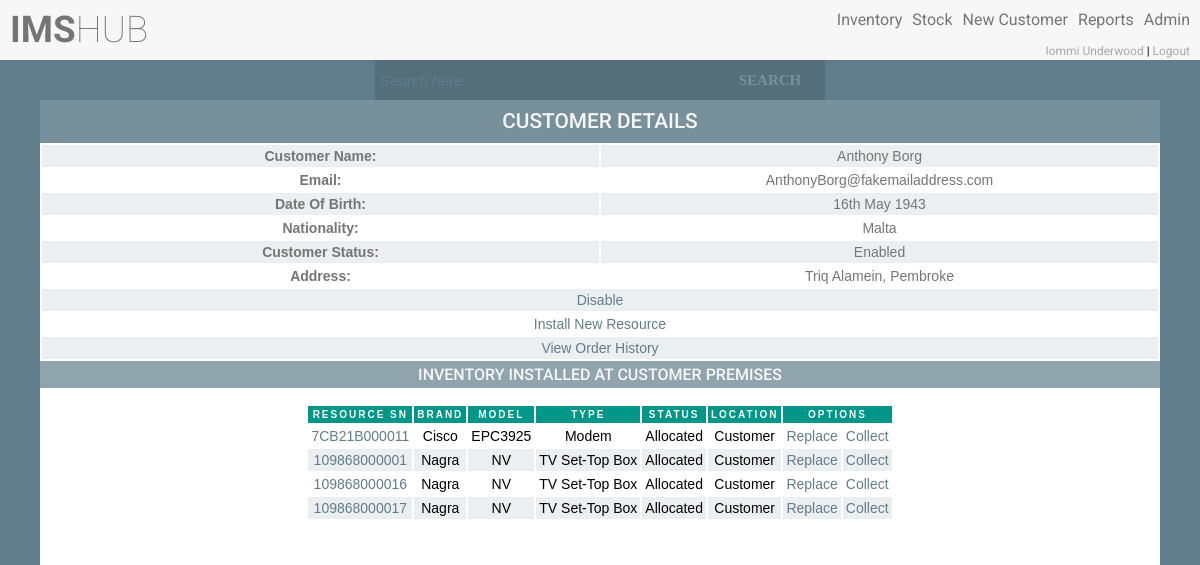
Page /viewCustomerDetails.php?id=90 (signed in) on the committed database.
### tables this page shows
CREATE TABLE `users` (
  `uid` int(11) NOT NULL AUTO_INCREMENT,
  `name` varchar(50) NOT NULL,
  `surname` varchar(50) NOT NULL,
  `email` varchar(50) NOT NULL,
  `username` varchar(30) NOT NULL,
  `password` varchar(100) NOT NULL,
  `salt` varchar(32) NOT NULL,
  `user_type_id` int(11) NOT NULL,
  `user_status_id` int(11) NOT NULL,
  `resource_location_id` int(11) DEFAULT NULL,
  PRIMARY KEY (`uid`),
  UNIQUE KEY `uq_email` (`email`),
  UNIQUE KEY `uq_username` (`username`),
  KEY `fk_user_type_id` (`user_type_id`),
  KEY `fk_user_status_id` (`user_status_id`),
  CONSTRAINT `fk_user_status_id` FOREIGN KEY (`user_status_id`) REFERENCES `user_statuses` (`user_status_id`),
  CONSTRAINT `fk_user_type_id` FOREIGN KEY (`user_type_id`) REFERENCES `user_types` (`user_type_id`)
);

CREATE TABLE `customer_accounts` (
  `customer_account_id` int(11) NOT NULL AUTO_INCREMENT,
  `customer_name` varchar(50) NOT NULL,
  `customer_surname` varchar(50) NOT NULL,
  `customer_email` varchar(100) NOT NULL,
  `customer_dob` date NOT NULL,
  `street_id` int(11) NOT NULL,
  `town_id` int(11) NOT NULL,
  `nationality_id` int(11) NOT NULL,
  `customer_account_status_id` int(11) NOT NULL,
  PRIMARY KEY (`customer_account_id`),
  UNIQUE KEY `uq_customer_email` (`customer_email`),
  KEY `fk_nationality_id` (`nationality_id`),
  KEY `fk_customer_account_status_id` (`customer_account_status_id`),
  KEY `ix_name` (`customer_name`),
  KEY `ix_surname` (`customer_surname`),
  KEY `fk_street_id_idx` (`street_id`),
  CONSTRAINT `fk_customer_account_status_id` FOREIGN KEY (`customer_account_status_id`) REFERENCES `customer_account_statuses` (`customer_account_status_id`),
  CONSTRAINT `fk_nationality_id` FOREIGN KEY (`nationality_id`) REFERENCES `nationalities` (`nationality_id`)
);

CREATE TABLE `nationalities` (
  `nationality_id` int(11) NOT NULL AUTO_INCREMENT,
  `nationality` varchar(50) NOT NULL,
  PRIMARY KEY (`nationality_id`),
  UNIQUE KEY `uq_nationality` (`nationality`)
);

CREATE TABLE `customer_account_statuses` (
  `customer_account_status_id` int(11) NOT NULL AUTO_INCREMENT,
  `customer_account_status` varchar(50) NOT NULL,
  PRIMARY KEY (`customer_account_status_id`),
  UNIQUE KEY `uq_customer_account_status` (`customer_account_status`)
);

### classes/customer.php (the view, shortened to what the rows shown need)
<?php
class customer
{
    private $_db,
        $_data;
    public function __construct($user = null){
        $this->_db = db::getInstance();
    }
            ?>
            <?php
    public function getCustomerDetails($customerId){
        $sql = "SELECT
                    CONCAT(ca.customer_name,
                            ' ',
                            ca.customer_surname) AS fullName,
                    ca.customer_email,
                    DATE_FORMAT(ca.customer_dob, '%D %b %Y') AS customer_dob,
                    n.nationality,
                    ca.customer_account_status_id,
                    cas.customer_account_status,
                    CONCAT(s.street_name, ', ', t.town_name) AS address
                FROM
                    ims.customer_accounts ca
                        INNER JOIN
                    ims.nationalities n ON ca.nationality_id = n.nationality_id
                        INNER JOIN
                    ims.customer_account_statuses cas ON ca.customer_account_status_id = cas.customer_account_status_id
                        INNER JOIN
                    ims.towns t ON ca.town_id = t.town_id
                        INNER JOIN
                    ims.streets s ON ca.street_id = s.street_id
                WHERE
                    ca.customer_account_id = {$customerId}";
        $get = $this->_db->query($sql);
        if (!$get->count()) {
            echo 'could not get data';
        } else {
            foreach ($get->results() as $c) {
                $fullName = escape($c->fullName);
                $email = escape($c->customer_email);
                $dob = escape($c->customer_dob);
                $nationality = escape($c->nationality);
                $customerStatusId = escape($c->customer_account_status_id);
                $customerStatus = escape($c->customer_account_status);
                $address = escape($c->address);
            }
            ?>
            <div class="separator">
                <h1>Customer Details</h1>
            </div>
            <table class="ctable">
                <tr>
                    <td><b>Customer Name: </b></td>
                    <td><?php echo $fullName; ?></td>
                </tr>
                <tr>
                    <td><b>Email: </b></td>
                    <td><?php echo $email; ?></td>
                </tr>
                <tr>
                    <td><b>Date Of Birth: </b></td>
                    <td><?php echo $dob; ?></td>
                </tr>
                <tr>
                    <td><b>Nationality: </b></td>
                    <td><?php echo $nationality; ?></td>
                </tr>
                <tr>
                    <td><b>Customer Status: </b></td>
                    <td><?php echo $customerStatus; ?></td>
                </tr>
                <tr>
                    <td><b>Address: </b></td>
                    <td><?php echo $address; ?></td>
                </tr>
                <?php
                $user = new user();
                    ?>
                <?php
                if ($customerStatusId == 1){
                    if ($user->hasPermission('changeCustomerStatus') || $user->hasPermission('allAccess')) {
                        ?>
                        <tr>
                            <td colspan="2"><a href="changeCustomerStatus.php?id=<?php echo $customerId; ?>&statusId=2">Disable</a></td>
                        </tr>
                        <?php
                    }
                }
                ?>
                <tr>
                    <td colspan="2"><a href="viewCustomerDetails.php?id=<?php echo $customerId; ?>&installResource">Install New Resource</a></td>
                </tr>
                <tr>
                    <td colspan="2"><a href="viewOrders.php?id=<?php echo $customerId; ?>">View Order History</a></td>
                </tr>
            </table>
            <?php
        }
    }
    public function getInventoryCPE($customerId) {
        ?>
        <div class="separator">
            <h2>Inventory installed at customer premises</h2>
        </div>
        <?php
        $sql = "SELECT
                    r.resource_id,
                    r.resource_unique_value,
                    rm.resource_model,
                    rt.resource_type_id,
                    rt.resource_type,
                    rb.resource_brand,
                    rs.resource_status,
                    rl.resource_location_name,
                    ca.customer_account_status_id
                FROM
                    ims.resources r
                        INNER JOIN
                    ims.resource_models rm ON r.resource_model_id = rm.resource_model_id
                        INNER JOIN
                    ims.resource_brands rb ON rm.resource_brand_id = rb.resource_brand_id
                        INNER JOIN
                    ims.resource_types rt ON r.resource_type_id = rt.resource_type_id
                        INNER JOIN
                    ims.resource_statuses rs ON r.resource_status_id = rs.resource_status_id
                        INNER JOIN
                    ims.resource_locations rl ON r.resource_location_id = rl.resource_location_id
                        INNER JOIN
                    ims.customer_accounts ca ON r.customer_account_id = ca.customer_account_id
                WHERE
                    r.customer_account_id = {$customerId}
                        AND r.resource_status_id = 2
                        AND r.resource_location_id = 7";
        $get = $this->_db->query($sql);
        if (!$get->count()) {
        } else {
            foreach ($get->results() as $r) {
                $customerStatusId = escape($r->customer_account_status_id);
            }
            ?>
            <div class="center-table">
                <table>
                    <tr>
                        <th>Resource SN</th>
                        <th>Brand</th>
                        <th>Model</th>
                        <th>Type</th>
                        <th>Status</th>
                        <th>Location</th>
                        <?php
                        if ($customerStatusId == 1) {
                            echo '<th colspan="2">Options</th>';
                        } elseif ($customerStatusId == 2){
                            echo '<th>Options</th>';
                        }
                        ?>
                    </tr>
                </table>
            </div>
            <?php
        }
    }
}

### header.php (shortened to what the rows shown need)
<?php
$user = new user();
if ($user->isLoggedIn()) {
    $name = escape($user->data()->name);
    $surname = escape($user->data()->surname);
    ?>
    <!DOCTYPE html>
    <html>
    <head>
        <link rel='stylesheet prefetch'
              href='http://ajax.googleapis.com/ajax/libs/jqueryui/1.11.2/themes/smoothness/jquery-ui.css'>
        <link rel="stylesheet" href="//code.jquery.com/ui/1.12.1/themes/base/jquery-ui.css">
        <link rel="stylesheet" href="css/style.css">
    </head>
    <body>
    <div class="width-height">
        <div class="fixheader">
            <div class="header">
                <div class="logo">
                    <?php
                    if ($user->hasPermission('access') || $user->hasPermission('allAccess')) {
                        echo '<h1 class="header-heading"><a href="main.php"><strong>IMS</strong>HUB</a></h1>';
                    }
                    ?>
                </div>
                <div class="menu">
                    <ul class="nav">
                        <?php
                        if ($user->hasPermission('access') || $user->hasPermission('allAccess')) {
                            echo '<br><div  class="user">
                                    <a href="profile.php">' . $name . ' ' . $surname . '</a>
                                    |
                                    <a href="logout.php">Logout</a>
                                  </div>';
                        }
                        ?>
                    </ul>
                </div>
            </div>
        </div>
    </body>
    </html>
    <?php
} else {
    $hash = new hash();
    redirect::to('index.php?' . hash::sha256('nologin' . $hash->getSalt()));
}
?>

### rows in the picture
users: name "Iommi", surname "Underwood"
customer_accounts: customer_email "AnthonyBorg@fakemailaddress.com", nationality.nationality "Malta", customer_account_status.customer_account_status "Enabled"

### other values in the picture
$fullName "Anthony Borg"
$dob "16th May 1943"
$address "Triq Alamein, Pembroke"
$resourceUniqueValue "7CB21B000011"
$resourceBrand "Cisco"
$resourceModel "EPC3925"
$resourceType "Modem"
$resourceStatus "Allocated"
$resourceLocation "Customer"
$resourceUniqueValue "109868000001"
$resourceBrand "Nagra"
$resourceModel "NV"
$resourceType "TV Set-Top Box"
$resourceUniqueValue "109868000016"
$resourceUniqueValue "109868000017"
